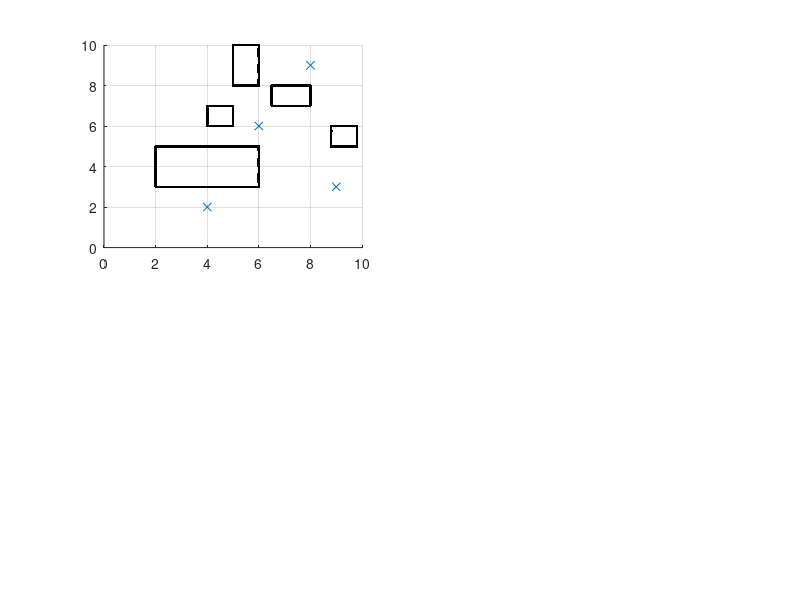

This figure's MATLAB source:
% build map
function [landmarks obstacle] = newmap
global obstacle landmarks
subplot(221)
clear
axis([0 10 0 10]);
hold on
grid on;
 

load obstacle;
load landmarks;

plot(obstacle(:, 1) , obstacle(:, 2), '.k'); 
scatter(landmarks(:, 1), landmarks(:, 2), 'xb'); 
end
